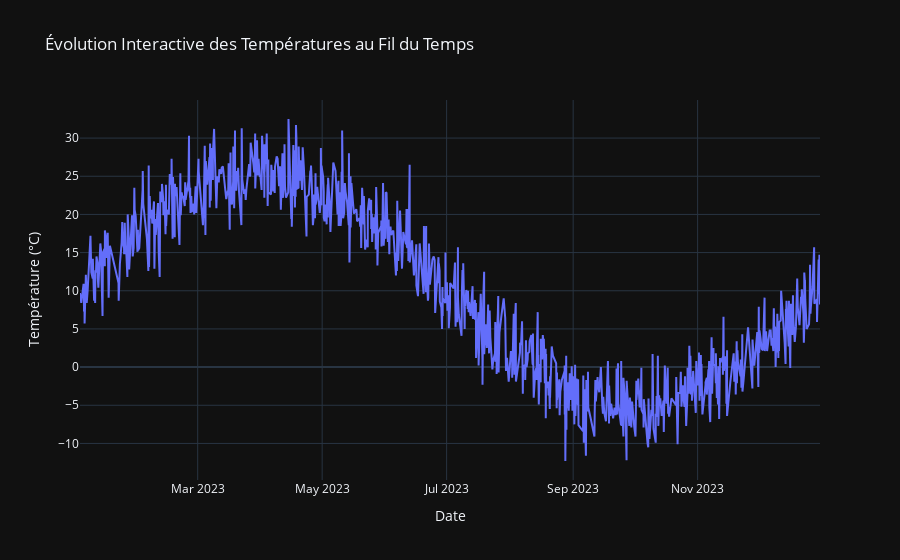

The notebook cell this image was saved under:
### Markdown cell above
<h2>Etape 6 : Graphiques interactifs avec Plotly</h2>

### Code cell
# Crée un graphique interactif avec Plotly
fig = px.line(data, x='Date', y='Temperature', title='Évolution Interactive des Températures au Fil du Temps',
              labels={'Temperature': 'Température (°C)', 'Date': 'Date'},
              hover_data={'Humidity': True, 'Precipitation': True})

# Personnalise le layout
fig.update_layout(
    xaxis_title='Date',
    yaxis_title='Température (°C)',
    template='plotly_dark'
)

# Affiche le graphique
fig.show()

### Figure 1 — Plotly figure (JSON) as saved in the notebook; plotly's stock layout.template omitted (floating-point values rounded to 4 significant figures; data arrays with more than 128 entries replaced by an {"elided": "..."} marker saying what was removed)
{"data": [{"customdata": {"elided": "1000x2 float values"}, "hovertemplate": "Date=%{x}<br>Température (°C)=%{y}<br>Humidity=%{customdata[0]}<br>Precipitation=%{customdata[1]}<extra></extra>", "legendgroup": "", "line": {"color": "#636efa", "dash": "solid"}, "marker": {"symbol": "circle"}, "mode": "lines", "name": "", "orientation": "v", "showlegend": false, "type": "scatter", "x": {"elided": "1000 str values"}, "xaxis": "x", "y": {"elided": "1000 float values"}, "yaxis": "y"}], "layout": {"legend": {"tracegroupgap": 0}, "title": {"text": "Évolution Interactive des Températures au Fil du Temps"}, "xaxis": {"anchor": "y", "domain": [0, 1], "title": {"text": "Date"}}, "yaxis": {"anchor": "x", "domain": [0, 1], "title": {"text": "Température (°C)"}}}}
